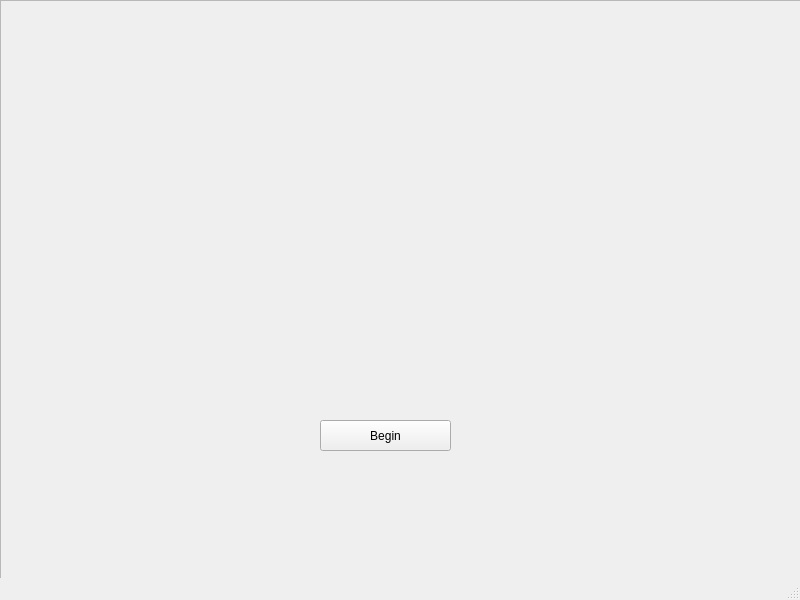
<?xml version="1.0" encoding="UTF-8"?>
<ui version="4.0">
 <class>MainWindow</class>
 <widget class="QMainWindow" name="MainWindow">
  <property name="geometry">
   <rect>
    <x>0</x>
    <y>0</y>
    <width>800</width>
    <height>600</height>
   </rect>
  </property>
  <property name="windowTitle">
   <string>MainWindow</string>
  </property>
  <widget class="QWidget" name="centralwidget">
   <widget class="QFrame" name="frame">
    <property name="geometry">
     <rect>
      <x>0</x>
      <y>0</y>
      <width>801</width>
      <height>581</height>
     </rect>
    </property>
    <property name="frameShape">
     <enum>QFrame::StyledPanel</enum>
    </property>
    <property name="frameShadow">
     <enum>QFrame::Raised</enum>
    </property>
    <widget class="QLabel" name="label">
     <property name="geometry">
      <rect>
       <x>0</x>
       <y>0</y>
       <width>801</width>
       <height>581</height>
      </rect>
     </property>
     <property name="mouseTracking">
      <bool>false</bool>
     </property>
     <property name="tabletTracking">
      <bool>false</bool>
     </property>
     <property name="text">
      <string/>
     </property>
     <property name="pixmap">
      <pixmap>../PycharmProjects/AmericanSignLanguage/WelcomeASL.png</pixmap>
     </property>
     <property name="scaledContents">
      <bool>true</bool>
     </property>
    </widget>
    <widget class="QPushButton" name="pushButton">
     <property name="geometry">
      <rect>
       <x>320</x>
       <y>420</y>
       <width>131</width>
       <height>31</height>
      </rect>
     </property>
     <property name="mouseTracking">
      <bool>false</bool>
     </property>
     <property name="tabletTracking">
      <bool>false</bool>
     </property>
     <property name="text">
      <string>Begin</string>
     </property>
     <property name="autoExclusive">
      <bool>false</bool>
     </property>
     <property name="autoDefault">
      <bool>false</bool>
     </property>
     <property name="default">
      <bool>false</bool>
     </property>
     <property name="flat">
      <bool>false</bool>
     </property>
    </widget>
   </widget>
  </widget>
  <widget class="QMenuBar" name="menubar">
   <property name="geometry">
    <rect>
     <x>0</x>
     <y>0</y>
     <width>800</width>
     <height>24</height>
    </rect>
   </property>
  </widget>
  <widget class="QStatusBar" name="statusbar"/>
 </widget>
 <resources/>
 <connections/>
</ui>
